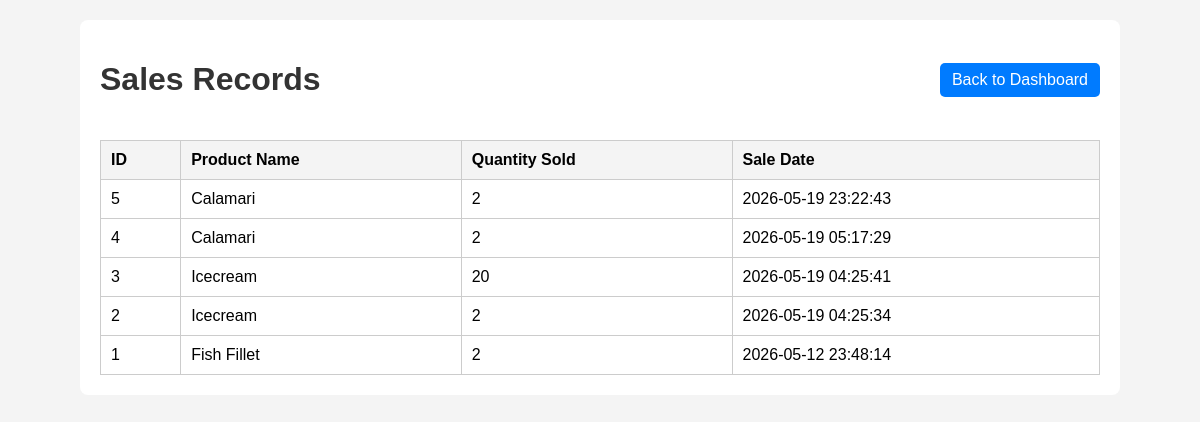
/sales (signed in), run on the app's committed database.
### tables this page shows
CREATE TABLE sales (
            id INTEGER PRIMARY KEY AUTOINCREMENT,
            product_name TEXT NOT NULL,
            quantity_sold INTEGER NOT NULL,
            sale_date TIMESTAMP DEFAULT CURRENT_TIMESTAMP
        );

### app.py (the view)
@app.route("/sales")
@login_required
def sales():
    conn = get_db_connection()
    records = conn.execute("""
        SELECT * FROM sales
        ORDER BY sale_date DESC
    """).fetchall()
    conn.close()
    return render_template("sales.html", sales_records=records)

### app.py (called while the page is built)
def get_db_connection():
    conn = sqlite3.connect(DATABASE)
    conn.row_factory = sqlite3.Row
    return conn

def login_required(f):
    @wraps(f)
    def wrapper(*args, **kwargs):
        if "username" not in session:
            flash("Please log in first.", "error")
            return redirect(url_for("login"))
        return f(*args, **kwargs)
    return wrapper

### templates/sales.html (shortened to what this page needs)
<!DOCTYPE html>
<html lang="en">
<head>
    <link rel="stylesheet" href="{{ url_for('static', filename='style.css') }}">
</head>
<body>
<div class="container">
    <div class="top-bar">
        <h1>Sales Records</h1>
        <a href="{{ url_for('dashboard') }}" class="btn">Back to Dashboard</a>
    </div>
    {% if sales_records %}
        <table>
            <thead>
                <tr>
                    <th>ID</th>
                    <th>Product Name</th>
                    <th>Quantity Sold</th>
                    <th>Sale Date</th>
                </tr>
            </thead>
            <tbody>
                {% for sale in sales_records %}
                <tr>
                    <td>{{ sale.id }}</td>
                    <td>{{ sale.product_name }}</td>
                    <td>{{ sale.quantity_sold }}</td>
                    <td>{{ sale.sale_date }}</td>
                </tr>
                {% endfor %}
            </tbody>
        </table>
    {% else %}
        <p class="no-data">No sales recorded yet.</p>
    {% endif %}
</div>
</body>
</html>

### static/style.css (style rules this page uses)
body { font-family: Arial; background:#f4f4f4; margin:0; }
.container { width:90%; margin:30px auto; background:white; padding:20px; border-radius:8px; }
table { width:100%; border-collapse:collapse; margin-top:20px; }
table th, table td { border:1px solid #ccc; padding:10px; }

### templates/sales.html (style rules this page uses)
body { font-family: Arial, sans-serif; margin: 20px; }
h1 { color: #333; }
.container { max-width: 1000px; margin: auto; }
table { width: 100%; border-collapse: collapse; margin-top: 20px; }
table, th, td { border: 1px solid #ccc; }
th, td { padding: 10px; text-align: left; }
th { background-color: #f4f4f4; }
.btn { padding: 8px 12px; text-decoration: none; border-radius: 5px; background-color: #007BFF; color: white; }
.top-bar { display: flex; justify-content: space-between; align-items: center; }

### data on the page
sales: id "5", product_name "Calamari", quantity_sold "2", sale_date "2026-05-19 23:22:43"
sales: id "4", product_name "Calamari", quantity_sold "2", sale_date "2026-05-19 05:17:29"
sales: id "3", product_name "Icecream", quantity_sold "20", sale_date "2026-05-19 04:25:41"
sales: id "2", product_name "Icecream", quantity_sold "2", sale_date "2026-05-19 04:25:34"
sales: id "1", product_name "Fish Fillet", quantity_sold "2", sale_date "2026-05-12 23:48:14"
